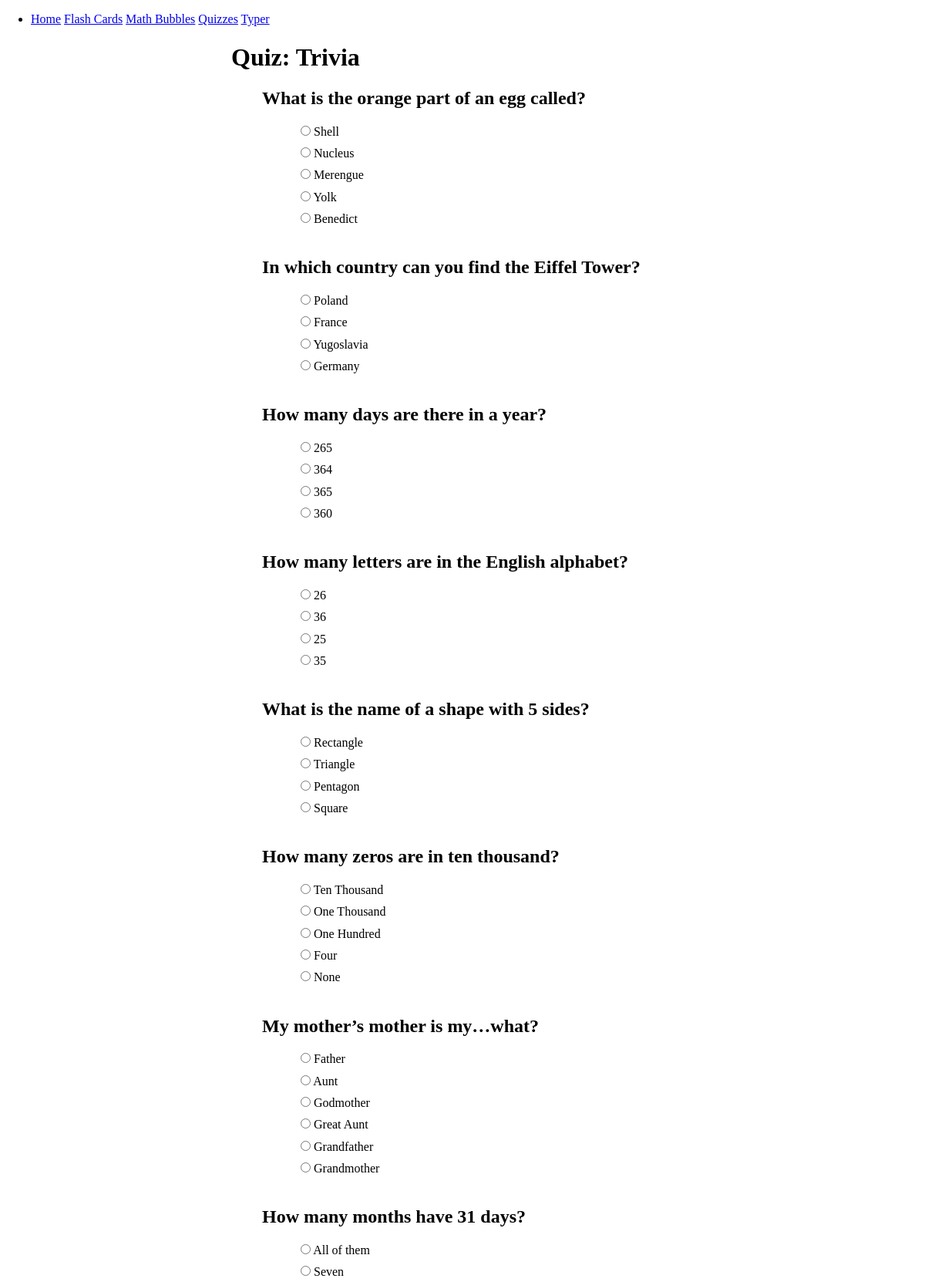
Screenshot of /quizzes/quiz/f56eb674-92da-4018-ac69-adef74662801/take (upper part) with the database file from the repository.
### quizzes/models.py (models this page shows, shortened)
class Quiz(models.Model):
    id = models.UUIDField(primary_key = True,
         default = uuid.uuid4,
         editable = False)
    name = models.CharField(max_length=64, blank=False, null=False, default="")
    created_by = models.ForeignKey(User, on_delete=models.CASCADE)
    timestamp = models.DateTimeField(auto_now_add=True, db_index=True, editable=False)
    class Meta:
        verbose_name_plural = "Quizzes"

class Question(models.Model):
    id = models.UUIDField(primary_key = True,
         default = uuid.uuid4,
         editable = False)
    quiz = models.ForeignKey(Quiz, blank=False, null=False, on_delete=models.CASCADE)
    title = models.CharField(max_length=256, blank=False, null=False, default="")

class QuestionOption(models.Model):
    id = models.UUIDField(primary_key = True,
         default = uuid.uuid4,
         editable = False)
    question = models.ForeignKey(Question, blank=False, null=False, on_delete=models.CASCADE)
    title = models.CharField(max_length=256, blank=False, null=False, default="")
    ordering = models.CharField(max_length=8, blank=False, null=False, default="3")
    correct = models.BooleanField(default=False)

### quizzes/views.py (the view)
# urls.py: path('quiz/<str:id>/take', views.take_quiz, name='take_quiz'),
def take_quiz(request, id):
    quiz = get_object_or_404(Quiz, id=id)
    template = get_template("quizzes/take_quiz.html")
    return HttpResponse(template.render({"quiz": quiz}, request))

### quizzes/templates/quizzes/take_quiz.html (shortened to what this page needs)
{% extends 'base.html' %} {% block content %}
<main style="max-width: 600px; margin: 0 auto;">
<h1>Quiz: {{ quiz.name }}</h1>
<form method="post" action="{% url 'quizzes:submit_quiz_attempt' quiz.id %}">
  <ul style="list-style-type: none;">
    {% for question in quiz.question_set.all %}
    <li style="padding-bottom: 10px;">
      <h2>{{ question.title }}</h2>
      <ul style="list-style-type: none;">
        {% for option in question.questionoption_set.all %}
        <li style="margin: 10px;">
          <input
            type="radio"
            id="{{ option.id }}"
            name="{{question.id}}"
            value="{{ option.id }}"
            required
          />
          <label for="{{option.id}}">{{option.title}}</label>
        </li>
        {% endfor %}
      </ul>
    </li>
    {% endfor %}
  </ul>
</form>
</main>
{% endblock %}

### rows the page displays
Quiz: name "Trivia"
Question: title "What is the orange part of an egg called?"
QuestionOption: title "Shell"
QuestionOption: title "Nucleus"
QuestionOption: title "Merengue"
QuestionOption: title "Yolk"
QuestionOption: title "Benedict"
Question: title "In which country can you find the Eiffel Tower?"
QuestionOption: title "Poland"
QuestionOption: title "France"
QuestionOption: title "Yugoslavia"
QuestionOption: title "Germany"
Question: title "How many days are there in a year?"
QuestionOption: title "265"
QuestionOption: title "364"
QuestionOption: title "365"
QuestionOption: title "360"
Question: title "How many letters are in the English alphabet?"
QuestionOption: title "26"
QuestionOption: title "36"
QuestionOption: title "25"
QuestionOption: title "35"
Question: title "What is the name of a shape with 5 sides?"
QuestionOption: title "Rectangle"
QuestionOption: title "Triangle"
QuestionOption: title "Pentagon"
QuestionOption: title "Square"
Question: title "How many zeros are in ten thousand?"
QuestionOption: title "Ten Thousand"
QuestionOption: title "One Thousand"
QuestionOption: title "One Hundred"
QuestionOption: title "Four"
QuestionOption: title "None"
Question: title "My mother’s mother is my…what?"
QuestionOption: title "Father"
QuestionOption: title "Aunt"
QuestionOption: title "Godmother"
QuestionOption: title "Great Aunt"
QuestionOption: title "Grandfather"
QuestionOption: title "Grandmother"
Question: title "How many months have 31 days?"
QuestionOption: title "All of them"
QuestionOption: title "Seven"
